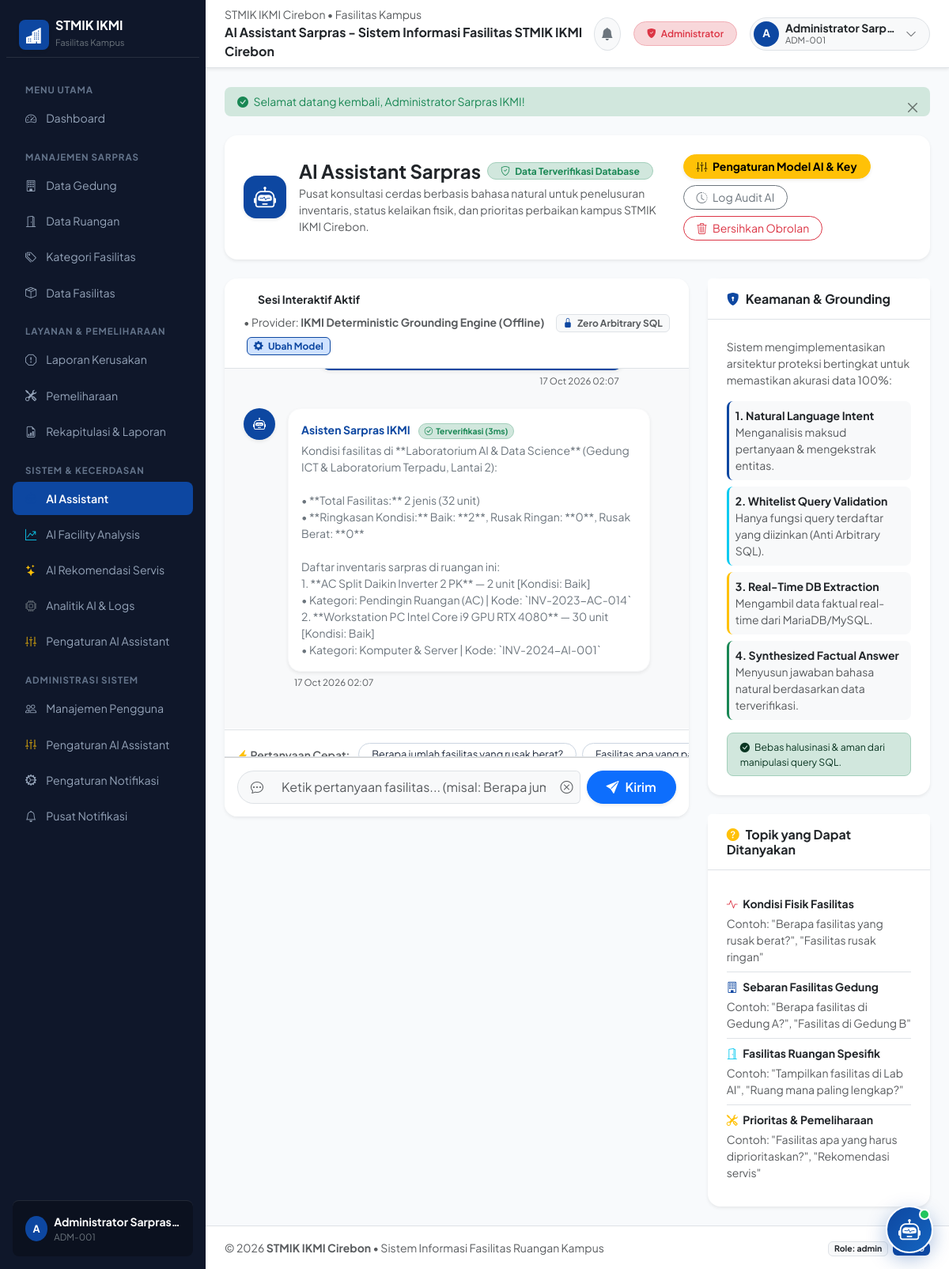
/public/ai-assistant (signed in), run on the app's committed database.
### tables this page shows
CREATE TABLE `ai_logs` (
  `id` int unsigned NOT NULL AUTO_INCREMENT,
  `user_id` int unsigned DEFAULT NULL,
  `question` text,
  `response` text,
  `fitur` varchar(100) NOT NULL COMMENT 'e.g. deteksi_kerusakan_visual, estimasi_biaya, prediksi_siklus',
  `prompt_input` text,
  `response_output` text,
  `metadata_json` json DEFAULT NULL,
  `status` enum('sukses','gagal','pending') NOT NULL DEFAULT 'sukses',
  `waktu_eksekusi_ms` int unsigned NOT NULL DEFAULT '0',
  `created_at` timestamp NOT NULL DEFAULT CURRENT_TIMESTAMP,
  PRIMARY KEY (`id`),
  KEY `idx_ai_logs_user_id` (`user_id`),
  KEY `idx_ai_logs_fitur` (`fitur`),
  KEY `idx_ai_logs_status` (`status`),
  KEY `idx_ai_logs_created_at` (`created_at`),
  CONSTRAINT `fk_ai_logs_user` FOREIGN KEY (`user_id`) REFERENCES `users` (`id`) ON DELETE SET NULL ON UPDATE CASCADE
);

### app/views/ai/assistant.php (the view, shortened to what the rows shown need)
<div class="container-fluid p-0">
    <div class="row g-4">
        <div class="col-lg-8">
            <div class="card border-0 shadow-sm rounded-4 bg-white overflow-hidden d-flex flex-column" style="height: 680px;">
                <div class="card-body p-4 overflow-y-auto flex-grow-1 bg-body-tertiary" id="chatMessageContainer" style="scroll-behavior: smooth;">
                    <?php if (!empty($chat_history)): ?>
                        <?php foreach ($chat_history as $msg): ?>
                            <div class="d-flex gap-3 mb-4 justify-content-end">
                                <div class="text-end" style="max-width: 85%;">
                                    <div class="bg-primary text-white p-3 rounded-4 shadow-sm text-start">
                                    </div>
                                    <small class="text-muted pe-2" style="font-size: 0.72rem;">
                                        <?= date('d M Y H:i', strtotime($msg['created_at'])) ?>
                                    </small>
                                </div>
                            </div>
                            <div class="d-flex gap-3 mb-4">
                                <div class="rounded-circle bg-primary text-white d-flex align-items-center justify-content-center flex-shrink-0 shadow-sm" style="width: 40px; height: 40px;">
                                    <i class="bi bi-robot"></i>
                                </div>
                                <div class="flex-grow-1" style="max-width: 85%;">
                                    <div class="bg-white p-3 rounded-4 shadow-sm border border-light text-dark">
                                        <div class="fw-bold text-primary small mb-1">
                                            Asisten Sarpras IKMI
                                            <span class="badge bg-success-subtle text-success border border-success-subtle rounded-pill ms-2" style="font-size: 0.65rem;">
                                                <i class="bi bi-check-circle me-1"></i>Terverifikasi (<?= $msg['waktu_eksekusi_ms'] ?>ms)
                                            </span>
                                        </div>
                                        <div class="small ai-rendered-content text-secondary">
                                            <?= nl2br(htmlspecialchars($msg['response'])) ?>
                                        </div>
                                    </div>
                                    <small class="text-muted ps-2" style="font-size: 0.72rem;">
                                        <?= date('d M Y H:i', strtotime($msg['created_at'])) ?>
                                    </small>
                                </div>
                            </div>
                        <?php endforeach; ?>
                    <?php endif; ?>
                </div>
            </div>
        </div>
    </div>
</div>

### data on the page
ai_logs: created_at "17 Oct 2026 02:07", waktu_eksekusi_ms "3", response "Kondisi fasilitas di **Laboratorium AI & Data Science** (Gedung ICT & Laboratorium Terpadu, Lantai 2): • **Total Fasilitas:** 2 jenis (32 unit) • **Ringkasan Kondisi:** Baik: **2**, Rusak Ringan: **0**, Rusak Berat: **0** Daftar inventaris sarpras di ruangan ini: 1. **AC Split Daikin Inverter 2 PK** — 2 unit [Kondisi: Baik] • Kategori: Pendingin Ruangan (AC) | Kode: `INV-2023-AC-014` 2. **Workstation PC Intel Core i9 GPU RTX 4080** — 30 unit [Kondisi: Baik] • Kategori: Komputer & Server | Kode: `INV-2024-AI-001`"

### other printed values
substr(Auth::user()['nama_lengkap'] ?? 'U', 0, 1) "A"
Auth::user()['nama_lengkap'] "Administrator Sarpras…"
Auth::user()['nomor_induk'] "ADM-001"
$title "AI Assistant Sarpras - Sistem Informasi Fasilitas STMIK IKMI Cirebon"
$roleLabel "Administrator"
substr($user['nama_lengkap'] ?? 'U', 0, 1) "A"
$user['nama_lengkap'] "Administrator Sarp…"
$user['nomor_induk'] "ADM-001"
$_SESSION['flash_success'] "Selamat datang kembali, Administrator Sarpras IKMI!"
$provider_name "IKMI Deterministic Grounding Engine (Offline)"
$qp "Berapa jumlah fasilitas yang rusak berat?"
$qp "Fasilitas apa yang…"
Auth::role() "admin"
APP_VERSION "1.0.0"
